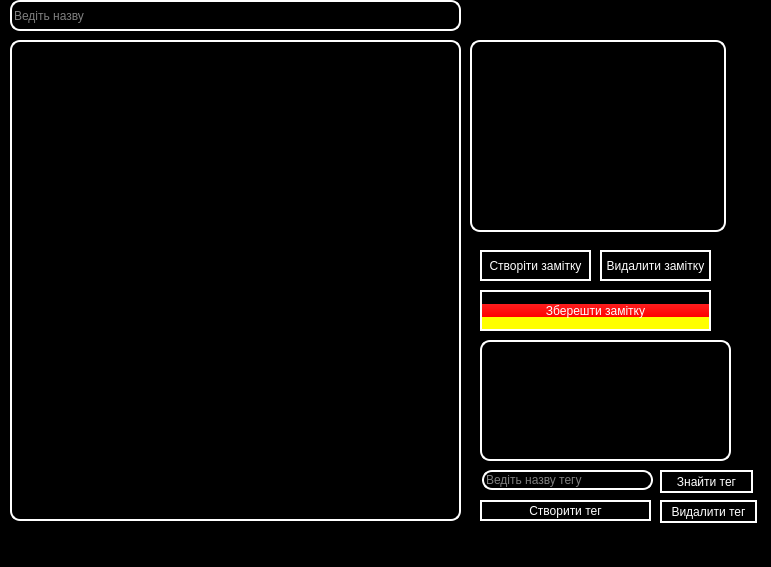
<?xml version="1.0" encoding="UTF-8"?>
<ui version="4.0">
 <class>MainWindow</class>
 <widget class="QMainWindow" name="MainWindow">
  <property name="geometry">
   <rect>
    <x>0</x>
    <y>0</y>
    <width>771</width>
    <height>567</height>
   </rect>
  </property>
  <property name="windowTitle">
   <string>EASY SUPER PAVER TROLEIBES</string>
  </property>
  <property name="styleSheet">
   <string notr="true">background:rgb(0, 0, 0) ;
color: rgb(255, 255, 255);
</string>
  </property>
  <widget class="QWidget" name="centralwidget">
   <widget class="QLineEdit" name="title">
    <property name="geometry">
     <rect>
      <x>10</x>
      <y>0</y>
      <width>451</width>
      <height>31</height>
     </rect>
    </property>
    <property name="styleSheet">
     <string notr="true">border :2px solid white;
border-radius: 10px ;</string>
    </property>
    <property name="placeholderText">
     <string>Ведіть назву </string>
    </property>
   </widget>
   <widget class="QTextEdit" name="texp">
    <property name="geometry">
     <rect>
      <x>10</x>
      <y>40</y>
      <width>451</width>
      <height>481</height>
     </rect>
    </property>
    <property name="styleSheet">
     <string notr="true">border :2px solid white;
border-radius: 10px ;</string>
    </property>
   </widget>
   <widget class="QPushButton" name="create_btn">
    <property name="geometry">
     <rect>
      <x>480</x>
      <y>250</y>
      <width>111</width>
      <height>31</height>
     </rect>
    </property>
    <property name="styleSheet">
     <string notr="true">border :2px solid white;</string>
    </property>
    <property name="text">
     <string>Створіти замітку</string>
    </property>
   </widget>
   <widget class="QListView" name="listteg">
    <property name="geometry">
     <rect>
      <x>480</x>
      <y>340</y>
      <width>251</width>
      <height>121</height>
     </rect>
    </property>
    <property name="styleSheet">
     <string notr="true">border :2px solid white;
border-radius: 10px ;</string>
    </property>
   </widget>
   <widget class="QPushButton" name="save_btn">
    <property name="geometry">
     <rect>
      <x>480</x>
      <y>290</y>
      <width>231</width>
      <height>41</height>
     </rect>
    </property>
    <property name="styleSheet">
     <string notr="true">border :2px solid white;
background:qlineargradient(spread:pad, x1:0, y1:0, x2:0, y2:1, stop:0 rgba(0, 0, 0, 255), stop:0.33 rgba(0, 0, 0, 255), stop:0.34 rgba(255, 30, 30, 255), stop:0.66 rgba(255, 0, 0, 255), stop:0.67 rgba(255, 255, 0, 255), stop:1 rgba(255, 255, 0, 255))</string>
    </property>
    <property name="text">
     <string>Зберешти замітку</string>
    </property>
   </widget>
   <widget class="QPushButton" name="deletezam_btn">
    <property name="geometry">
     <rect>
      <x>600</x>
      <y>250</y>
      <width>111</width>
      <height>31</height>
     </rect>
    </property>
    <property name="styleSheet">
     <string notr="true">border :2px solid white;</string>
    </property>
    <property name="text">
     <string>Видалити замітку</string>
    </property>
   </widget>
   <widget class="QPushButton" name="gbereggam_btn">
    <property name="geometry">
     <rect>
      <x>660</x>
      <y>470</y>
      <width>93</width>
      <height>23</height>
     </rect>
    </property>
    <property name="styleSheet">
     <string notr="true">border :2px solid white;</string>
    </property>
    <property name="text">
     <string>Знайти тег</string>
    </property>
   </widget>
   <widget class="QPushButton" name="deleteteg_btn">
    <property name="geometry">
     <rect>
      <x>660</x>
      <y>500</y>
      <width>97</width>
      <height>23</height>
     </rect>
    </property>
    <property name="styleSheet">
     <string notr="true">border :2px solid white;</string>
    </property>
    <property name="text">
     <string>Видалити тег</string>
    </property>
   </widget>
   <widget class="QPushButton" name="cteateteg_btn">
    <property name="geometry">
     <rect>
      <x>480</x>
      <y>500</y>
      <width>171</width>
      <height>21</height>
     </rect>
    </property>
    <property name="styleSheet">
     <string notr="true">border :2px solid white;</string>
    </property>
    <property name="text">
     <string>Створити тег</string>
    </property>
   </widget>
   <widget class="QLineEdit" name="poisteg">
    <property name="geometry">
     <rect>
      <x>482</x>
      <y>470</y>
      <width>171</width>
      <height>20</height>
     </rect>
    </property>
    <property name="styleSheet">
     <string notr="true">border :2px solid white;
border-radius: 10px ;</string>
    </property>
    <property name="placeholderText">
     <string>Ведіть назву тегу</string>
    </property>
   </widget>
   <widget class="QListWidget" name="zamitka">
    <property name="geometry">
     <rect>
      <x>470</x>
      <y>40</y>
      <width>256</width>
      <height>192</height>
     </rect>
    </property>
    <property name="styleSheet">
     <string notr="true">border :2px solid white;
border-radius: 10px ;</string>
    </property>
   </widget>
  </widget>
  <widget class="QMenuBar" name="menubar">
   <property name="geometry">
    <rect>
     <x>0</x>
     <y>0</y>
     <width>771</width>
     <height>21</height>
    </rect>
   </property>
  </widget>
  <widget class="QStatusBar" name="statusbar"/>
 </widget>
 <resources/>
 <connections/>
</ui>
